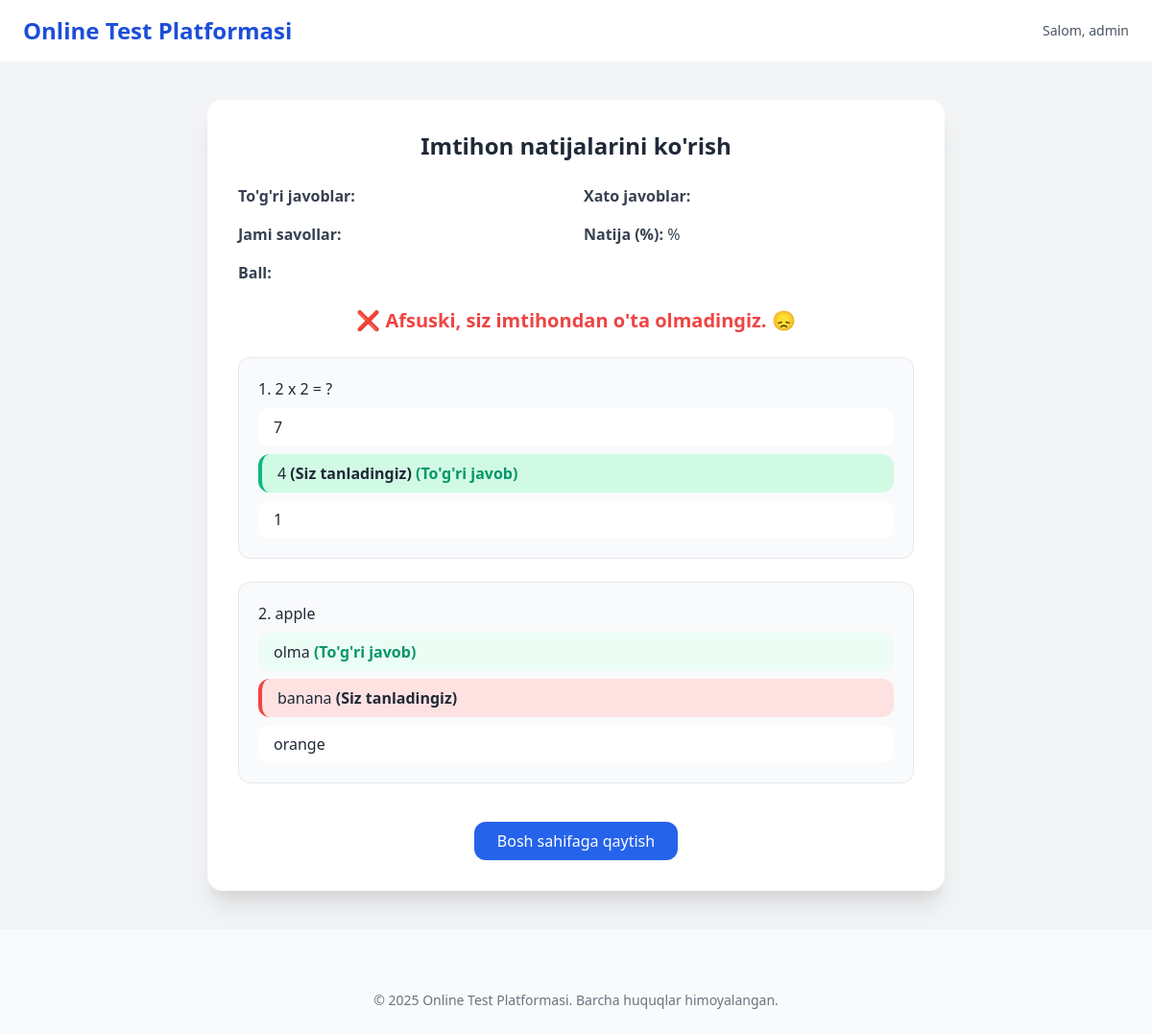
The page /review/ (signed in) on the database its author committed.
### testing/models.py (models this page shows, shortened)
class UserAnswer(models.Model):
     session = models.ForeignKey(UserExamSession, on_delete=models.CASCADE, related_name='answers')
     question = models.ForeignKey(Question, on_delete=models.CASCADE)
     selected_answer = models.ForeignKey(Answer, on_delete=models.CASCADE)
     class Meta:
          unique_together = ('session', 'question')  # Har bir savolga bitta javob

class Question(models.Model):
     text = models.TextField()
     created_at = models.DateTimeField(auto_now_add=True)

class Answer(models.Model):
     question = models.ForeignKey(Question, related_name='answers', on_delete=models.CASCADE)
     text = models.CharField(max_length=255)
     is_correct = models.BooleanField(default=False)

### testing/views.py (the view)
# urls.py: path('review/', ReviewExamView.as_view(), name='review'),
class ReviewExamView(View):
     def get(self, request):
          session = UserExamSession.objects.filter(user=request.user, is_finished=True).last()
          user_answers = UserAnswer.objects.filter(session=session).select_related('question', 'selected_answer')
          context = {
               'user_answers': user_answers,
          }
          return render(request, 'review.html', context)

### templates/review.html (shortened to what this page needs)
{% extends 'base.html' %}
{% load static %}
{% block content %}
<div class="min-h-screen bg-gray-100 py-10 px-4 flex justify-center">
     <div class="bg-white shadow-xl rounded-2xl p-8 max-w-3xl w-full">
     <h2 class="text-2xl font-bold text-gray-800 mb-6 text-center">Imtihon natijalarini ko'rish</h2>
     <div class="grid grid-cols-2 gap-4 text-left text-gray-700 text-base mb-6">
          <div><strong>To'g'ri javoblar:</strong> {{ correct_count }}</div>
          <div><strong>Xato javoblar:</strong> {{ incorrect_count }}</div>
          <div><strong>Jami savollar:</strong> {{ total }}</div>
          <div><strong>Natija (%):</strong> {{ percentage }}%</div>
          <div><strong>Ball:</strong> {{ score }}</div>
     </div>
     {% if percentage >= 60 %}
          <div class="text-green-600 text-xl font-semibold mb-6 flex items-center justify-center">
          ✅ Tabriklaymiz! Siz imtihondan o'tdingiz! 😄
          </div>
     {% else %}
          <div class="text-red-500 text-xl font-semibold mb-6 flex items-center justify-center">
          ❌ Afsuski, siz imtihondan o'ta olmadingiz. 😞
          </div>
     {% endif %}
     <ol class="space-y-6">
          {% for user_answer in user_answers %}
          <li class="bg-gray-50 p-5 rounded-xl border border-gray-200">
          <p class="text-gray-800 font-medium mb-2">{{ forloop.counter }}. {{ user_answer.question.text }}</p>
          <ul class="space-y-2">
               {% for answer in user_answer.question.answers.all %}
               <li class="px-4 py-2 rounded-xl
               {% if answer.id == user_answer.selected_answer.id %}
               {% if answer.is_correct %} bg-green-100 border-l-4 border-green-500
               {% else %} bg-red-100 border-l-4 border-red-500
               {% endif %}
               {% elif answer.is_correct %} bg-green-50
               {% else %} bg-white
               {% endif %}">
               {{ answer.text }}
               {% if answer.id == user_answer.selected_answer.id %} <strong>(Siz tanladingiz)</strong>{% endif %}
               {% if answer.is_correct %} <span class="text-green-600 font-semibold">(To'g'ri javob)</span>{% endif %}
               </li>
               {% endfor %}
          </ul>
          </li>
          {% endfor %}
     </ol>
     <div class="text-center mt-10">
          <a href="/" class="inline-block bg-blue-600 hover:bg-blue-700 text-white px-6 py-2 rounded-xl transition">Bosh sahifaga qaytish</a>
     </div>
     </div>
</div>
{% endblock %}

### templates/base.html (shortened to what this page needs)
<!DOCTYPE html>
{% load static %}
<html lang="uz">
<head>
     <link href="https://cdn.jsdelivr.net/npm/tailwindcss@2.2.19/dist/tailwind.min.css" rel="stylesheet">
</head>
<body class="bg-gray-50 text-gray-800">
     <header class="bg-white shadow">
          <div class="max-w-7xl mx-auto py-4 px-6 flex justify-between items-center">
               <h1 class="text-2xl font-bold text-blue-700">Online Test Platformasi</h1>
               {% if user.is_authenticated %}
               <div class="text-sm text-gray-600">
                    Salom, {{ user.username }}
               </div>
               {% endif %}
          </div>
     </header>
     <main>
          {% block content %}
          {% endblock %}
     </main>
     <footer class="text-center text-sm text-gray-500 py-6 mt-10">
          &copy; {{ year|default:2025 }} Online Test Platformasi. Barcha huquqlar himoyalangan.
     </footer>
</body>
</html

### rows shown on the page
UserAnswer: question.text "2 x 2 = ?"
Answer: text "7"
Answer: text "4", shows "(Siz tanladingiz)", is_correct "(To'g'ri javob)"
Answer: text "1"
UserAnswer: question.text "apple"
Answer: text "olma", is_correct "(To'g'ri javob)"
Answer: text "banana", shows "(Siz tanladingiz)"
Answer: text "orange"

### other values the page prints
{{ user.username }} "admin"
{{ year|default:2025 }} "2025"
